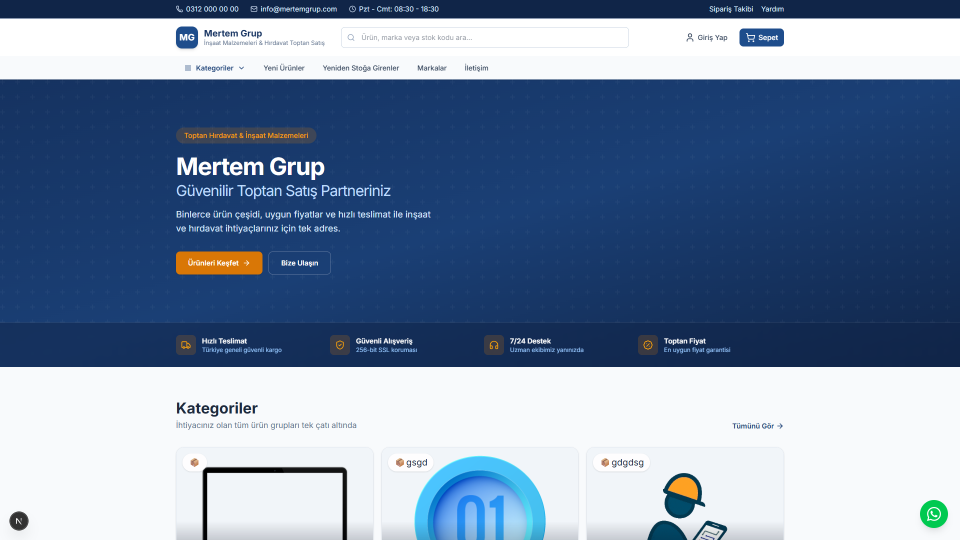
#> input picture docs/linkedin/screenshots/01-home.png, 1920 x 1080 px (shown at 1/2 size)
$ python build_linkedin_carousel.py
#> lines starting #> are read from the running program, lines starting #| are printed output that depends on the picture
"""
LinkedIn carousel slaytları oluşturur (1080x1080 PNG).
Kullanım: python scripts/build_linkedin_carousel.py
"""
from pathlib import Path
from PIL import Image, ImageDraw, ImageFont, ImageFilter

ROOT = Path(__file__).resolve().parent.parent
SCREENSHOTS = ROOT / "docs" / "linkedin" / "screenshots"
OUT = ROOT / "docs" / "linkedin" / "carousel"

W, H = 1080, 1080
NAVY = (15, 23, 42)
SLATE = (30, 41, 59)
ORANGE = (234, 88, 12)
WHITE = (255, 255, 255)
LIGHT = (241, 245, 249)
MUTED = (148, 163, 184)
ACCENT = (59, 130, 246)


def font(size: int, bold=False):
    candidates = [
        "C:/Windows/Fonts/segoeuib.ttf" if bold else "C:/Windows/Fonts/segoeui.ttf",
        "C:/Windows/Fonts/arialbd.ttf" if bold else "C:/Windows/Fonts/arial.ttf",
    ]
    for path in candidates:
        if Path(path).exists():
            return ImageFont.truetype(path, size)
    return ImageFont.load_default()


def draw_footer(draw, text="Fullstack Developer · Mertem Grup E-Ticaret"):
    draw.text((W // 2, H - 48), text, fill=MUTED, font=font(22), anchor="mm")


def slide_cover():
    img = Image.new("RGB", (W, H), NAVY)
    draw = ImageDraw.Draw(img)
    # Grid pattern
    for x in range(0, W, 40):
        draw.line([(x, 0), (x, H)], fill=(25, 35, 55), width=1)
    for y in range(0, H, 40):
        draw.line([(0, y), (W, y)], fill=(25, 35, 55), width=1)

    draw.rounded_rectangle([80, 80, 200, 200], radius=24, fill=ACCENT)
    draw.text((140, 140), "MG", fill=WHITE, font=font(52, True), anchor="mm")

    draw.text((80, 260), "Fullstack E-Ticaret", fill=ORANGE, font=font(36, True))
    draw.text((80, 330), "Platformu", fill=WHITE, font=font(64, True))
    draw.text(
        (80, 430),
        "İnşaat Malzemeleri & Hırdavat\nToptan Satış",
        fill=MUTED,
        font=font(32),
    )

    badges = ["Next.js 15", "React 19", "PostgreSQL", "TypeScript", "iyzico", "JWT"]
    x = 80
    y = 560
    for b in badges:
        tw = draw.textlength(b, font=font(24))
        pad = 24
        draw.rounded_rectangle([x, y, x + tw + pad * 2, y + 52], radius=26, fill=SLATE, outline=ACCENT)
        draw.text((x + pad, y + 10), b, fill=WHITE, font=font(24))
        x += tw + pad * 2 + 16
        if x > W - 200:
            x = 80
            y += 68

    draw_footer(draw)
    return img


def slide_screenshot(path: Path, title: str, subtitle: str = "", fullbleed: bool = False):
    """fullbleed=True: screenshot tum slayti kaplar (1080x1080)."""
    if fullbleed and path.exists():
        shot = Image.open(path).convert("RGB")
        iw, ih = shot.size
        # 1920x1080 -> 1080x1080: ustten kirp + olcekle veya genisligi 1080'e sigdir
        target = 1080
        if iw >= ih:
            # landscape: yuksekligi doldur, genislikten merkez kirp
            scale = target / ih
            nw, nh = int(iw * scale), target
            shot = shot.resize((nw, nh), Image.Resampling.LANCZOS)
            if nw > target:
                left = (nw - target) // 2
                shot = shot.crop((left, 0, left + target, target))
            else:
                canvas = Image.new("RGB", (target, target), NAVY)
                canvas.paste(shot, ((target - nw) // 2, 0))
                shot = canvas
        else:
            shot = shot.resize((target, target), Image.Resampling.LANCZOS)
        # Alt etiket
        draw = ImageDraw.Draw(shot)
        draw.rectangle([0, target - 64, target, target], fill=NAVY)
        draw.text((20, target - 44), title, fill=WHITE, font=font(28, True))
        if subtitle:
            draw.text((20, target - 18), subtitle, fill=MUTED, font=font(18))
        return shot

    img = Image.new("RGB", (W, H), LIGHT)
    draw = ImageDraw.Draw(img)
    draw.rectangle([0, 0, W, 120], fill=NAVY)
    draw.text((W // 2, 60), title, fill=WHITE, font=font(40, True), anchor="mm")
    if subtitle:
        draw.text((W // 2, 100), subtitle, fill=MUTED, font=font(22), anchor="mm")

    if path.exists():
        shot = Image.open(path).convert("RGB")
        # Fit into frame
        max_w, max_h = W - 80, H - 220
        ratio = min(max_w / shot.width, max_h / shot.height)
        nw, nh = int(shot.width * ratio), int(shot.height * ratio)
        shot = shot.resize((nw, nh), Image.Resampling.LANCZOS)
        # Shadow
        shadow = Image.new("RGBA", (nw + 20, nh + 20), (0, 0, 0, 0))
        sd = ImageDraw.Draw(shadow)
        sd.rounded_rectangle([10, 10, nw + 10, nh + 10], radius=16, fill=(0, 0, 0, 60))
        shadow = shadow.filter(ImageFilter.GaussianBlur(8))
        img.paste(shadow, ((W - nw) // 2 - 5, 140), shadow)
        # Screenshot with rounded corners mask
        mask = Image.new("L", (nw, nh), 0)
        md = ImageDraw.Draw(mask)
        md.rounded_rectangle([0, 0, nw, nh], radius=12, fill=255)
        img.paste(shot, ((W - nw) // 2, 150))

    draw_footer(draw)
    return img


def slide_tech_stack():
    img = Image.new("RGB", (W, H), NAVY)
    draw = ImageDraw.Draw(img)
    draw.text((W // 2, 100), "Tech Stack", fill=WHITE, font=font(52, True), anchor="mm")
    draw.text((W // 2, 160), "Monolitik Next.js Fullstack", fill=MUTED, font=font(28), anchor="mm")

    stacks = [
        ("Frontend", "Next.js 15 · React 19 · Tailwind CSS v4"),
        ("Backend", "Next.js API Routes · 37 REST Endpoint"),
        ("Database", "PostgreSQL 16 · 12 Tablo · Raw SQL"),
        ("Auth", "JWT · bcrypt · httpOnly Cookie"),
        ("Ödeme", "iyzico · Havale · Kapıda Ödeme"),
        ("Diğer", "Nodemailer · Docker · TypeScript"),
    ]
    y = 220
    for label, value in stacks:
        draw.rounded_rectangle([80, y, W - 80, y + 100], radius=16, fill=SLATE)
        draw.text((110, y + 22), label, fill=ORANGE, font=font(26, True))
        draw.text((110, y + 58), value, fill=WHITE, font=font(24))
        y += 120

    draw_footer(draw)
    return img


def slide_metrics():
    img = Image.new("RGB", (W, H), LIGHT)
    draw = ImageDraw.Draw(img)
    draw.rectangle([0, 0, W, 140], fill=NAVY)
    draw.text((W // 2, 70), "Proje Metrikleri", fill=WHITE, font=font(48, True), anchor="mm")

    metrics = [
        ("37", "REST API\nEndpoint"),
        ("12", "Veritabanı\nTablosu"),
        ("30", "Sayfa\n(Route)"),
        ("3", "Ödeme\nYöntemi"),
    ]
    positions = [(140, 220), (580, 220), (140, 580), (580, 580)]
    for (num, label), (x, y) in zip(metrics, positions):
        draw.rounded_rectangle([x, y, x + 360, y + 300], radius=24, fill=WHITE, outline=(226, 232, 240))
        draw.text((x + 180, y + 100), num, fill=ACCENT, font=font(80, True), anchor="mm")
        draw.text((x + 180, y + 210), label, fill=SLATE, font=font(28), anchor="mm", align="center")

    features = [
        "Sepet senkronu (localStorage + PostgreSQL)",
        "Misafir & üye checkout",
        "Admin paneli + sipariş bildirimleri",
    ]
    fy = 920
    for f in features:
        draw.text((W // 2, fy), f"✓  {f}", fill=SLATE, font=font(24), anchor="mm")
        fy += 36

    draw_footer(draw)
    return img


def slide_cta():
    img = Image.new("RGB", (W, H), NAVY)
    draw = ImageDraw.Draw(img)
    draw.text((W // 2, 200), "Canlı Demo & Kaynak Kod", fill=WHITE, font=font(52, True), anchor="mm")
    draw.text(
        (W // 2, 290),
        "Deploy sonrası linkleri güncelleyin",
        fill=MUTED,
        font=font(28),
        anchor="mm",
    )

    boxes = [
        ("Canlı Demo", "[VERCEL_URL]", ORANGE),
        ("GitHub", "github.com/fundadrk123/E-Ticarett", ACCENT),
        ("Dokümantasyon", "DOCUMENTATION.md", SLATE),
    ]
    y = 380
    for title, url, color in boxes:
        draw.rounded_rectangle([120, y, W - 120, y + 120], radius=20, fill=color)
        draw.text((W // 2, y + 40), title, fill=WHITE, font=font(32, True), anchor="mm")
        draw.text((W // 2, y + 82), url, fill=(255, 255, 255, 200), font=font(22), anchor="mm")
        y += 150

    draw.text((W // 2, 880), "Swipe → Ekran görüntülerine bakın", fill=MUTED, font=font(28), anchor="mm")
    draw_footer(draw)
    return img


def main():
    OUT.mkdir(parents=True, exist_ok=True)

    slides = [
        ("01-cover.png", slide_cover()),
        ("02-magaza.png", slide_screenshot(SCREENSHOTS / "01-home.png", "Mağaza", "Ana Sayfa", fullbleed=True)),
        ("03-katalog.png", slide_screenshot(SCREENSHOTS / "02-urunler.png", "Katalog", "Ürün Listesi", fullbleed=True)),
        ("04-urun-detay.png", slide_screenshot(SCREENSHOTS / "03-urun-detay.png", "Ürün Detay", fullbleed=True)),
        ("05-sepet.png", slide_screenshot(SCREENSHOTS / "04-sepet.png", "Sepet", fullbleed=True)),
        ("06-odeme.png", slide_screenshot(SCREENSHOTS / "05-odeme.png", "Ödeme", "Checkout", fullbleed=True)),
        ("07-admin.png", slide_screenshot(SCREENSHOTS / "06-admin-login.png", "Admin", "Giriş Paneli", fullbleed=True)),
        ("08-tech-stack.png", slide_tech_stack()),
        ("09-cta.png", slide_cta()),
    ]
#> in slide_cover, `img = Image.new("RGB", (W, H), NAVY)`:
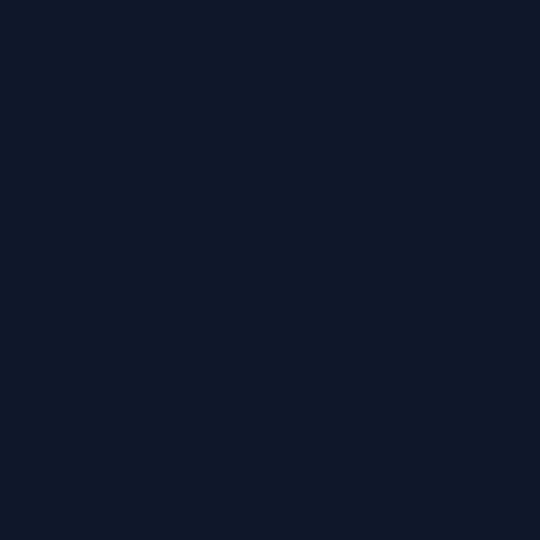
#> img: PIL image 1080x1080 RGB (shown at 1/2 size); mean R, G, B 15, 23, 42
#> the loop in slide_cover, `for b in badges:` made 6 passes
#> tw on passes 1 to 6: 45, 39, 53, 50, 27, 22
#> after the loop in slide_cover, `for b in badges:`: x = 700; y = 560
#> in slide_screenshot, shot is the input picture: PIL image 1920x1080 RGB; mean R, G, B 117, 136.9, 164.8
#> in slide_screenshot, `shot = shot.crop((left, 0, left + target, target))`:
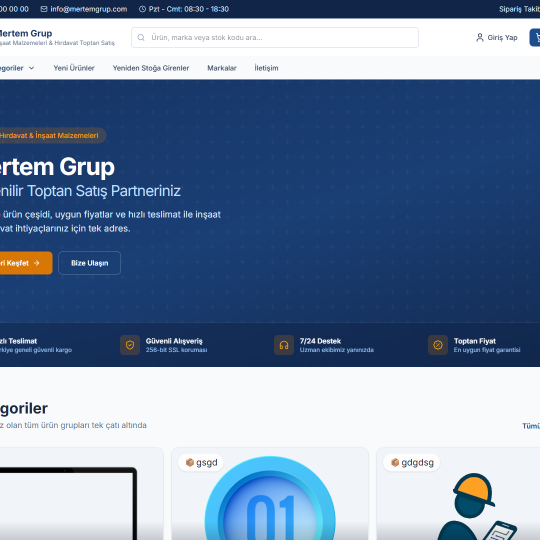
#> shot: PIL image 1080x1080 RGB (shown at 1/2 size); mean R, G, B 115.1, 136.3, 165.3
#> call 2 of slide_screenshot, with title = 'Katalog', subtitle = 'Ürün Listesi', fullbleed = True
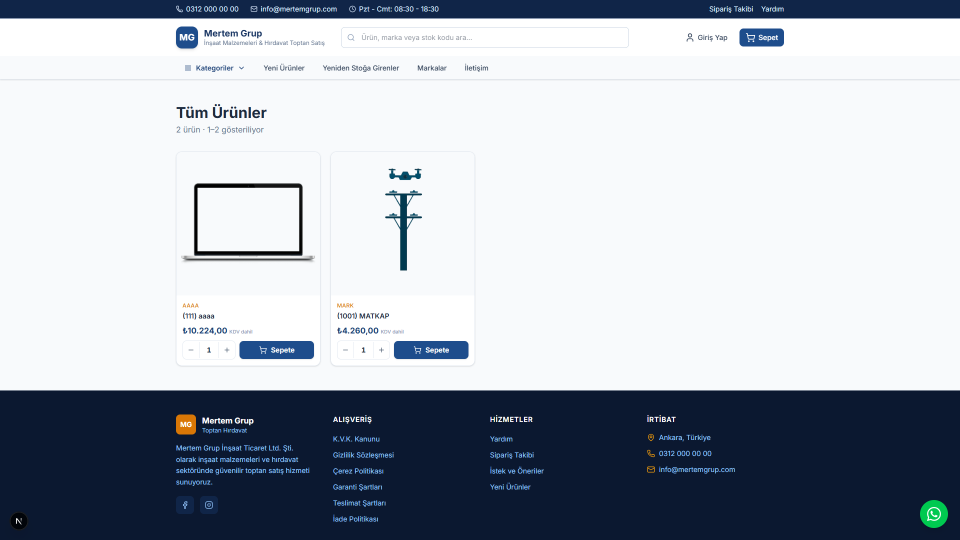
#> input picture docs/linkedin/screenshots/02-urunler.png, 1920 x 1080 px (shown at 1/2 size)
#> in slide_screenshot, shot is the input picture: PIL image 1920x1080 RGB; mean R, G, B 172.6, 178.9, 188.4
#> in slide_screenshot (call 2), `shot = shot.crop((left, 0, left + target, target))`:
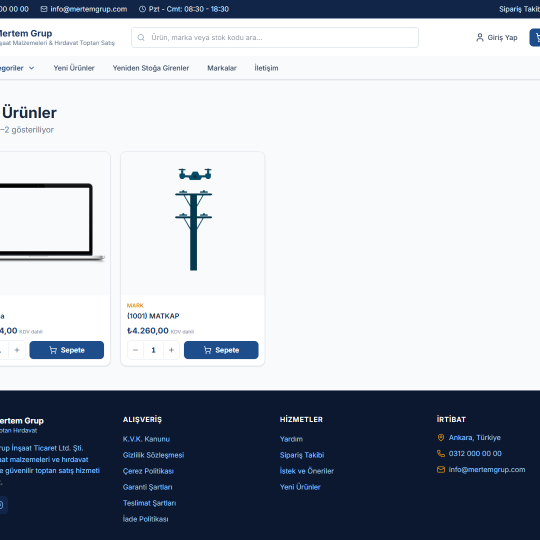
#> shot: PIL image 1080x1080 RGB (shown at 1/2 size); mean R, G, B 171.7, 178.1, 188.1
#> call 3 of slide_screenshot, with title = 'Ürün Detay', subtitle = '', fullbleed = True
#> in slide_screenshot (call 3), `img = Image.new("RGB", (W, H), LIGHT)`:
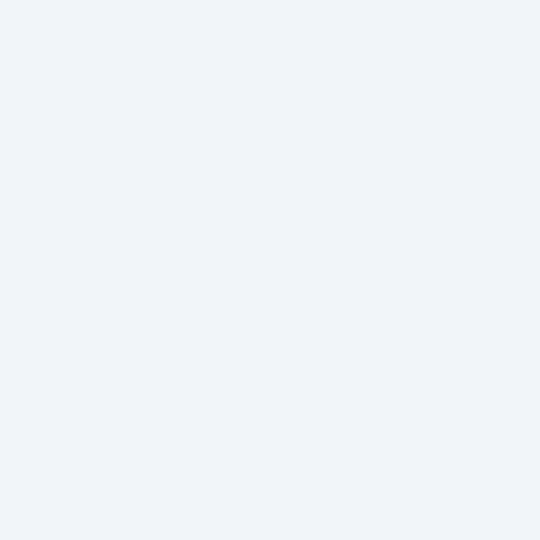
#> img: PIL image 1080x1080 RGB (shown at 1/2 size); mean R, G, B 241, 245, 249
#> after the loop in slide_tech_stack, `for label, value in stacks:`: y = 940
#> after the loop in slide_cta, `for title, url, color in boxes:`: y = 830

    for name, img in slides:
        path = OUT / name
        img.save(path, "PNG", optimize=True)
        print(f"OK: {path}")
#> this loop made 9 passes
#> name on passes 1 to 9: '01-cover.png', '02-magaza.png', '03-katalog.png', '04-urun-detay.png', '05-sepet.png', '06-odeme.png', '07-admin.png', '08-tech-stack.png', '09-cta.png'
#| OK: docs/linkedin/carousel/01-cover.png
#| OK: docs/linkedin/carousel/02-magaza.png
#| OK: docs/linkedin/carousel/03-katalog.png
#| OK: docs/linkedin/carousel/04-urun-detay.png
#| OK: docs/linkedin/carousel/05-sepet.png
#| OK: docs/linkedin/carousel/06-odeme.png
#| OK: docs/linkedin/carousel/07-admin.png
#| OK: docs/linkedin/carousel/08-tech-stack.png
#> (further printed lines are left out)
#> pass 1, in main, `img.save(path, "PNG", optimize=True)`:
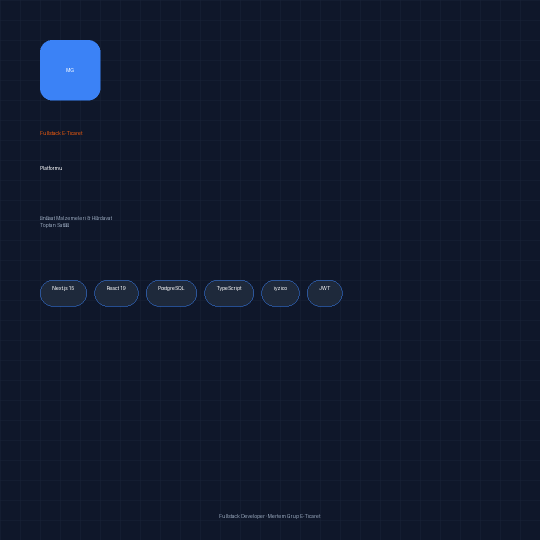
#> saved as 01-cover.png: PIL image 1080x1080 RGB (shown at 1/2 size); mean R, G, B 16.6, 25.6, 45.9
#> pass 2, in main, `img.save(path, "PNG", optimize=True)`:
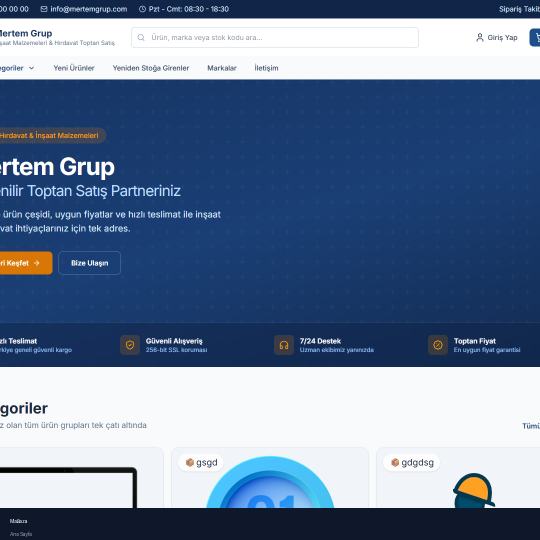
#> saved as 02-magaza.png: PIL image 1080x1080 RGB (shown at 1/2 size); mean R, G, B 105.2, 125.3, 154.4

    print(f"\n{len(slides)} carousel slaytı oluşturuldu.")
#| 9 carousel slaytı oluşturuldu.


if __name__ == "__main__":
    main()
